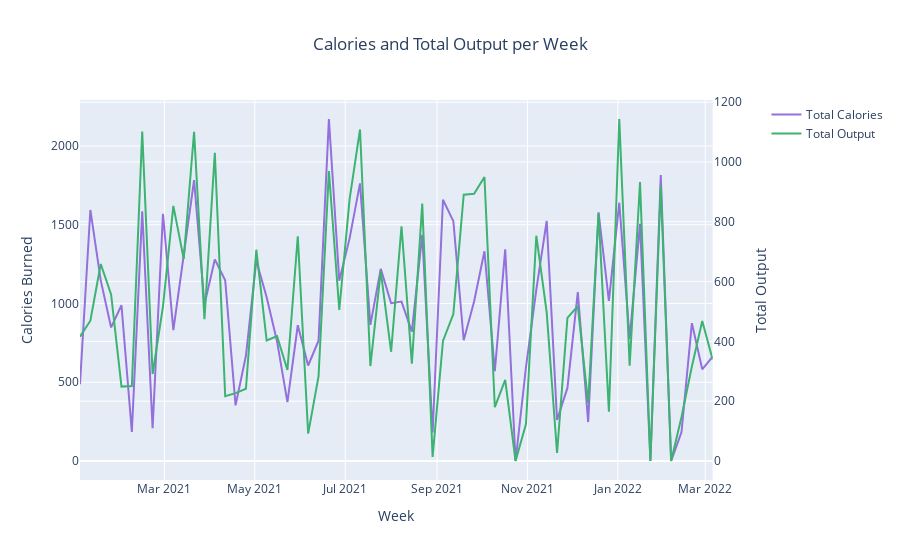

The code cell stored with this chart in its notebook:
### Markdown cell above
## Step 3: Create our plot

Now that we have our data grouped as we'd like to see it, lets plot it using plotly. Since Dash is built on top of plotly, we will be able to use this figure in our web app later.

### Code cell
def create_timeseries_figure(df: pd.DataFrame, frequency = "W") -> go.Figure:
    """
    Creates a timeseries figure with two subplots. The first subplot graphs 
    the Total Output for the week. The second subplot graphs the Calories Burned 
    for the week.

    Parameters
    ----------
        df : pd.DataFrame The dataframe to be plotted.
        frequency : str The frequency of the group. Default is weekly.
    
    Returns
    -------
        go.Figure: The figure to be plotted.
    """
    switcher = {
        'D': 'Day',
        'W': 'Week',
        'M': 'Month'
    }
    freq = switcher.get(frequency, 'Week')
    line = make_subplots(specs=[[{"secondary_y": True}]])
    line.add_trace(go.Scatter(x=df['Workout Timestamp'], y=df['Calories Burned'],
                                marker=dict(size=10, color='MediumPurple'),
                                name='Total Calories'
                            ),
                            secondary_y=False
    )
    line.add_trace(go.Scatter(x=df['Workout Timestamp'], y=df['Total Output'],
                                marker=dict(size=10, color='MediumSeaGreen'),
                                name='Total Output'
                            ),
                    secondary_y=True
    )

    line.update_layout(
        title=f"Calories and Total Output per {freq}",
        title_x=0.5,
        yaxis_title="Calories Burned",
    )

    line.update_yaxes(title_text="Total Output", secondary_y=True)
    line.update_yaxes(title_text="Calories Burned", secondary_y=False)
    line.update_xaxes(title=f"{freq}")
    return line
create_timeseries_figure(group_data_by_timestamp())

### Figure 1 — Plotly figure (JSON) as saved in the notebook; plotly's stock layout.template omitted (floating-point values rounded to 4 significant figures)
{"data": [{"marker": {"color": "MediumPurple", "size": 10}, "name": "Total Calories", "type": "scatter", "x": ["2021-01-03T00:00:00", "2021-01-10T00:00:00", "2021-01-17T00:00:00", "2021-01-24T00:00:00", "2021-01-31T00:00:00", "2021-02-07T00:00:00", "2021-02-14T00:00:00", "2021-02-21T00:00:00", "2021-02-28T00:00:00", "2021-03-07T00:00:00", "2021-03-14T00:00:00", "2021-03-21T00:00:00", "2021-03-28T00:00:00", "2021-04-04T00:00:00", "2021-04-11T00:00:00", "2021-04-18T00:00:00", "2021-04-25T00:00:00", "2021-05-02T00:00:00", "2021-05-09T00:00:00", "2021-05-16T00:00:00", "2021-05-23T00:00:00", "2021-05-30T00:00:00", "2021-06-06T00:00:00", "2021-06-13T00:00:00", "2021-06-20T00:00:00", "2021-06-27T00:00:00", "2021-07-04T00:00:00", "2021-07-11T00:00:00", "2021-07-18T00:00:00", "2021-07-25T00:00:00", "2021-08-01T00:00:00", "2021-08-08T00:00:00", "2021-08-15T00:00:00", "2021-08-22T00:00:00", "2021-08-29T00:00:00", "2021-09-05T00:00:00", "2021-09-12T00:00:00", "2021-09-19T00:00:00", "2021-09-26T00:00:00", "2021-10-03T00:00:00", "2021-10-10T00:00:00", "2021-10-17T00:00:00", "2021-10-24T00:00:00", "2021-10-31T00:00:00", "2021-11-07T00:00:00", "2021-11-14T00:00:00", "2021-11-21T00:00:00", "2021-11-28T00:00:00", "2021-12-05T00:00:00", "2021-12-12T00:00:00", "2021-12-19T00:00:00", "2021-12-26T00:00:00", "2022-01-02T00:00:00", "2022-01-09T00:00:00", "2022-01-16T00:00:00", "2022-01-23T00:00:00", "2022-01-30T00:00:00", "2022-02-06T00:00:00", "2022-02-13T00:00:00", "2022-02-20T00:00:00", "2022-02-27T00:00:00", "2022-03-06T00:00:00"], "xaxis": "x", "y": [487, 1594, 1147, 848.1, 989, 185, 1585, 208, 1570, 831, 1307.0, 1784.0, 993.6, 1280, 1148, 353, 668, 1272.0, 1040, 759.3, 374, 862, 606.4, 764, 2172.0, 1145, 1415.0, 1763.0, 864.0, 1220.0, 1002, 1012, 821.0, 1437.0, 181, 1659.0, 1523, 766.5, 1013.0, 1332, 571, 1344, 0, 595, 1089.0, 1524, 260, 464, 1072, 247.2, 1579.0, 1017, 1640, 775.2, 1506.0, 0, 1816, 0, 184, 875.6, 582.3, 663], "yaxis": "y"}, {"marker": {"color": "MediumSeaGreen", "size": 10}, "name": "Total Output", "type": "scatter", "x": ["2021-01-03T00:00:00", "2021-01-10T00:00:00", "2021-01-17T00:00:00", "2021-01-24T00:00:00", "2021-01-31T00:00:00", "2021-02-07T00:00:00", "2021-02-14T00:00:00", "2021-02-21T00:00:00", "2021-02-28T00:00:00", "2021-03-07T00:00:00", "2021-03-14T00:00:00", "2021-03-21T00:00:00", "2021-03-28T00:00:00", "2021-04-04T00:00:00", "2021-04-11T00:00:00", "2021-04-18T00:00:00", "2021-04-25T00:00:00", "2021-05-02T00:00:00", "2021-05-09T00:00:00", "2021-05-16T00:00:00", "2021-05-23T00:00:00", "2021-05-30T00:00:00", "2021-06-06T00:00:00", "2021-06-13T00:00:00", "2021-06-20T00:00:00", "2021-06-27T00:00:00", "2021-07-04T00:00:00", "2021-07-11T00:00:00", "2021-07-18T00:00:00", "2021-07-25T00:00:00", "2021-08-01T00:00:00", "2021-08-08T00:00:00", "2021-08-15T00:00:00", "2021-08-22T00:00:00", "2021-08-29T00:00:00", "2021-09-05T00:00:00", "2021-09-12T00:00:00", "2021-09-19T00:00:00", "2021-09-26T00:00:00", "2021-10-03T00:00:00", "2021-10-10T00:00:00", "2021-10-17T00:00:00", "2021-10-24T00:00:00", "2021-10-31T00:00:00", "2021-11-07T00:00:00", "2021-11-14T00:00:00", "2021-11-21T00:00:00", "2021-11-28T00:00:00", "2021-12-05T00:00:00", "2021-12-12T00:00:00", "2021-12-19T00:00:00", "2021-12-26T00:00:00", "2022-01-02T00:00:00", "2022-01-09T00:00:00", "2022-01-16T00:00:00", "2022-01-23T00:00:00", "2022-01-30T00:00:00", "2022-02-06T00:00:00", "2022-02-13T00:00:00", "2022-02-20T00:00:00", "2022-02-27T00:00:00", "2022-03-06T00:00:00"], "xaxis": "x", "y": [415.6, 469.2, 658.6, 557.2, 248.8, 250.7, 1102.0, 290.8, 516.6, 853.3, 675.8, 1101.0, 474.5, 1031.0, 217.0, 226.9, 241.6, 706.5, 402.9, 418.0, 304.6, 751.5, 91.37, 282.7, 969.2, 505.1, 876.5, 1109.0, 317.5, 634.7, 365.2, 784.5, 325.7, 860.9, 13.77, 401.6, 491.2, 890.3, 893.6, 949.8, 179.9, 271.2, 0, 123.8, 753.3, 497.2, 26.89, 478.8, 517.9, 194.0, 828.1, 164.5, 1144.0, 318.5, 932.7, 0, 920.4, 0, 147.2, 316.2, 468.3, 339.5], "yaxis": "y2"}], "layout": {"title": {"text": "Calories and Total Output per Week", "x": 0.5}, "xaxis": {"anchor": "y", "domain": [0, 0.94], "title": {"text": "Week"}}, "yaxis": {"anchor": "x", "domain": [0, 1], "title": {"text": "Calories Burned"}}, "yaxis2": {"anchor": "x", "overlaying": "y", "side": "right", "title": {"text": "Total Output"}}}}
